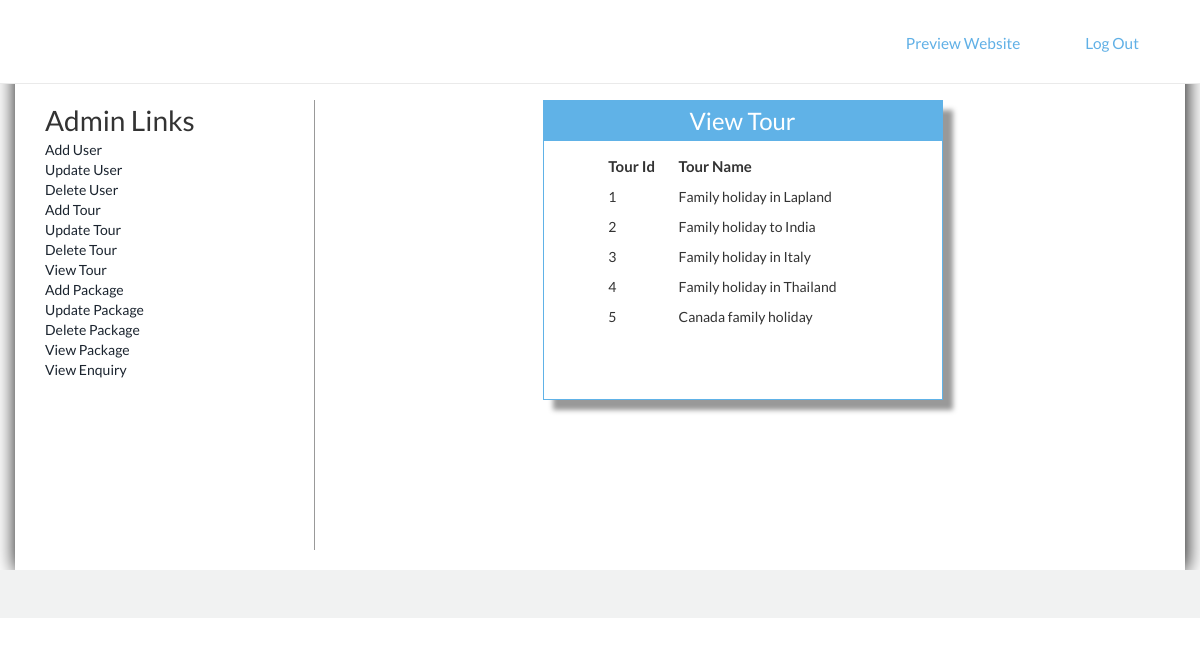
The app's page /Admin/viewsubcategory.php (signed in) with its own data.
### tables this page shows
CREATE TABLE `subcategory` (
  `Subcatid` int(200) NOT NULL,
  `Subcatname` varchar(1000) NOT NULL,
   
  `Pic` varchar(8000) NOT NULL,
  `Detail` varchar(8000) NOT NULL
);

### Admin/viewsubcategory.php (the view, shortened to what this page needs)
<!DOCTYPE html>
<html>
<head>
<link href="style.css" rel="stylesheet" type="text/css" />
<link href="../css/bootstrap.css" rel='stylesheet' type='text/css'/>
<link href="../css/style.css" rel="stylesheet" type="text/css" media="all"/>
</head>
<body>
<?php include('function.php'); ?>
<?php include('top.php'); ?>
<div style="padding-top:100px; box-shadow:1px 1px 20px black; min-height:570px" class="container">
<div class="col-sm-3" style="border-right:1px solid #999; min-height:450px;">
<?php include('left.php'); ?>
</div>
<div class="col-sm-9">
<form method="post">
<table border="0" width="400px" height="300px" align="center" class="tableshadow">
<tr><td class="toptd">View Tour</td></tr>
<tr><td align="center" valign="top" style="padding-top:10px;">
<table border="0" align="center" width="70%" >
<tr><td style="font-size:15px; padding:5px; font-weight:bold;">Tour Id</td>
<td style="font-size:15px; padding:5px; font-weight:bold;">Tour Name</td></tr>
<?php
$s="select * from subcategory";
$result=mysqli_query($cn,$s);
while($data=mysqli_fetch_array($result))
{
		echo "<tr><td style=' padding:5px;'>$data[0]</td><td style=' padding:5px;'>$data[1]</td></tr>";
}
?>
</table>
</td></tr></table>
</form>
</div>
</div>
<?php include('bottom.php'); ?>
</body>
</html>

### Admin/function.php (shortened to what this page needs)
<!DOCTYPE html>
<html>
<head>
</head>
<body>
</body>
</html>

### Admin/top.php (shortened to what this page needs)
<div class="header-top">
  <div class="container">
	 <div class="top-nav">
				<div class="menu">
				<ul id="nav">
					 <li><a href="../index.php" target="_blank">Preview Website</a></li>
					 <li><a href="logout.php">Log Out</a></li>
				 </ul>
				 </div>
	 </div>
	  <div class="clearfix"> </div>
 </div>
</div>

### Admin/left.php (shortened to what this page needs)
<!DOCTYPE html >
<html>
<head>
</head>
<body>
<table style="width:100%">
<tr><td style="font-size:28px">Admin Links</td></tr>
<?php if($_SESSION["usertype"]=="Admin")
{?>
<tr><td><a href="adduser.php">Add User</a></td></tr>
<tr><td><a href="updateuser.php">Update User</a></td></tr>
<tr><td><a href="deleteuser.php">Delete User</a></td></tr>
<?php }?>
<tr><td><a href="addsubcategory.php">Add Tour</a></td></tr>
<?php if($_SESSION["usertype"]=="Admin"||$_SESSION["usertype"]=="General")
{?>
<tr><td><a href="updatesubcategory.php">Update Tour</a></td></tr>
<tr><td><a href="deletesubcategory.php">Delete Tour</a></td></tr>
<?php }?>
<tr><td><a href="viewsubcategory.php">View Tour</a></td></tr>
<tr><td><a href="addpackage.php">Add Package</a></td></tr>
<?php if($_SESSION["usertype"]=="Admin"||$_SESSION["usertype"]=="General")
{?>
<tr><td><a href="updatepackage.php">Update Package</a></td></tr>
<tr><td><a href="deletepackage.php">Delete Package</a></td></tr>
<?php }?>
<tr><td><a href="viewpackage.php">View Package</a></td></tr>
<tr><td><a href="viewenquiry.php">View Enquiry</a></td></tr>
</table>
</body>
</html>

### Admin/bottom.php
<div class="copyright text-right">
<p style="padding-right:100px"></p>
</div>

### Admin/style.css (style rules this page uses)
.tableshadow { box-shadow:10px 10px 5px #999; padding-top:40px; border:solid 1px #60b2e7 }
.toptd { color:white; font-size:24px; text-align:center; height:40px; background-color:#60b2e7 }

### css/style.css (style rules this page uses)
body { margin:0; padding:0; font-family: 'Lato', sans-serif; -webkit-appearance:none; }
body a { transition:0.5s all; -webkit-transition:0.5s all; -moz-transition:0.5s all; -o-transition:0.5s all; -ms-transition:0.5s all; }
p { margin:0; }
ul { margin:0; padding:0; }
.header-top { background:#fff; min-height:32px; padding:1.5em 0; position: fixed; z-index: 9999; width: 100%; clear: both; border-bottom:1px solid rgba(128, 128, 128, 0.17); }
.top-nav ul { float:right; margin:0.3em 0 0 0; }
.top-nav ul li { display:inline-block; margin: 0 0.5em; }
.top-nav ul li a { color:#60B0E6; text-decoration:none; padding:0.4em 1.5em; display:block; border:1px solid #fff; font-size:1.1em; font-weight:400; }
.container:after { content: "\0020"; display: block; height: 0; clear: both; visibility: hidden; }
.clearfix:before, .clearfix:after, .row:before, .row:after { content: '\0020'; display: block; overflow: hidden; visibility: hidden; width: 0; height: 0; }
.row:after, .clearfix:after { clear: both; }
.row, .clearfix { zoom: 1; }
.copyright { background:#F1F2F2; min-height:48px; }
.copyright p { color:#9D9C9C; padding:1em 0; }

### records on screen
subcategory: Subcatid "1", Subcatname "Family holiday in Lapland"
subcategory: Subcatid "2", Subcatname "Family holiday to India"
subcategory: Subcatid "3", Subcatname "Family holiday in Italy"
subcategory: Subcatid "4", Subcatname "Family holiday in Thailand"
subcategory: Subcatid "5", Subcatname "Canada family holiday"
